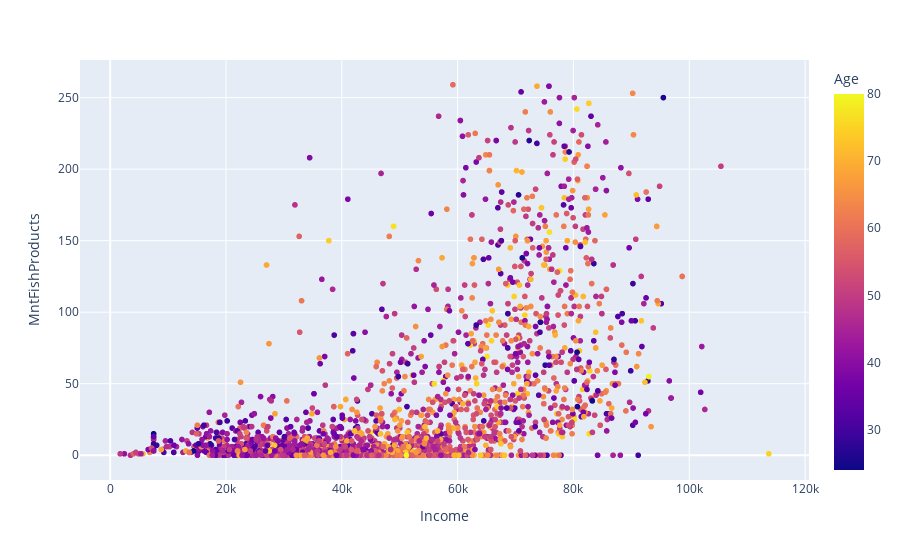

Notebook code cell kept with this figure:
### Code cell
fig = px.scatter(df,y="MntFishProducts",x="Income",color="Age")
fig.show()

### Figure 1 — Plotly figure (JSON) as saved in the notebook; plotly's stock layout.template omitted (floating-point values rounded to 4 significant figures; data arrays with more than 128 entries replaced by an {"elided": "..."} marker saying what was removed)
{"data": [{"hovertemplate": "Income=%{x}<br>MntFishProducts=%{y}<br>Age=%{marker.color}<extra></extra>", "legendgroup": "", "marker": {"color": {"elided": "2205 int values"}, "coloraxis": "coloraxis", "symbol": "circle"}, "mode": "markers", "name": "", "showlegend": false, "type": "scattergl", "x": {"elided": "2205 int values"}, "xaxis": "x", "y": {"elided": "2205 int values"}, "yaxis": "y"}], "layout": {"coloraxis": {"colorbar": {"title": {"text": "Age"}}, "colorscale": [[0, "#0d0887"], [0.1111, "#46039f"], [0.2222, "#7201a8"], [0.3333, "#9c179e"], [0.4444, "#bd3786"], [0.5556, "#d8576b"], [0.6667, "#ed7953"], [0.7778, "#fb9f3a"], [0.8889, "#fdca26"], [1, "#f0f921"]]}, "legend": {"tracegroupgap": 0}, "margin": {"t": 60}, "xaxis": {"anchor": "y", "domain": [0, 1], "title": {"text": "Income"}}, "yaxis": {"anchor": "x", "domain": [0, 1], "title": {"text": "MntFishProducts"}}}}
